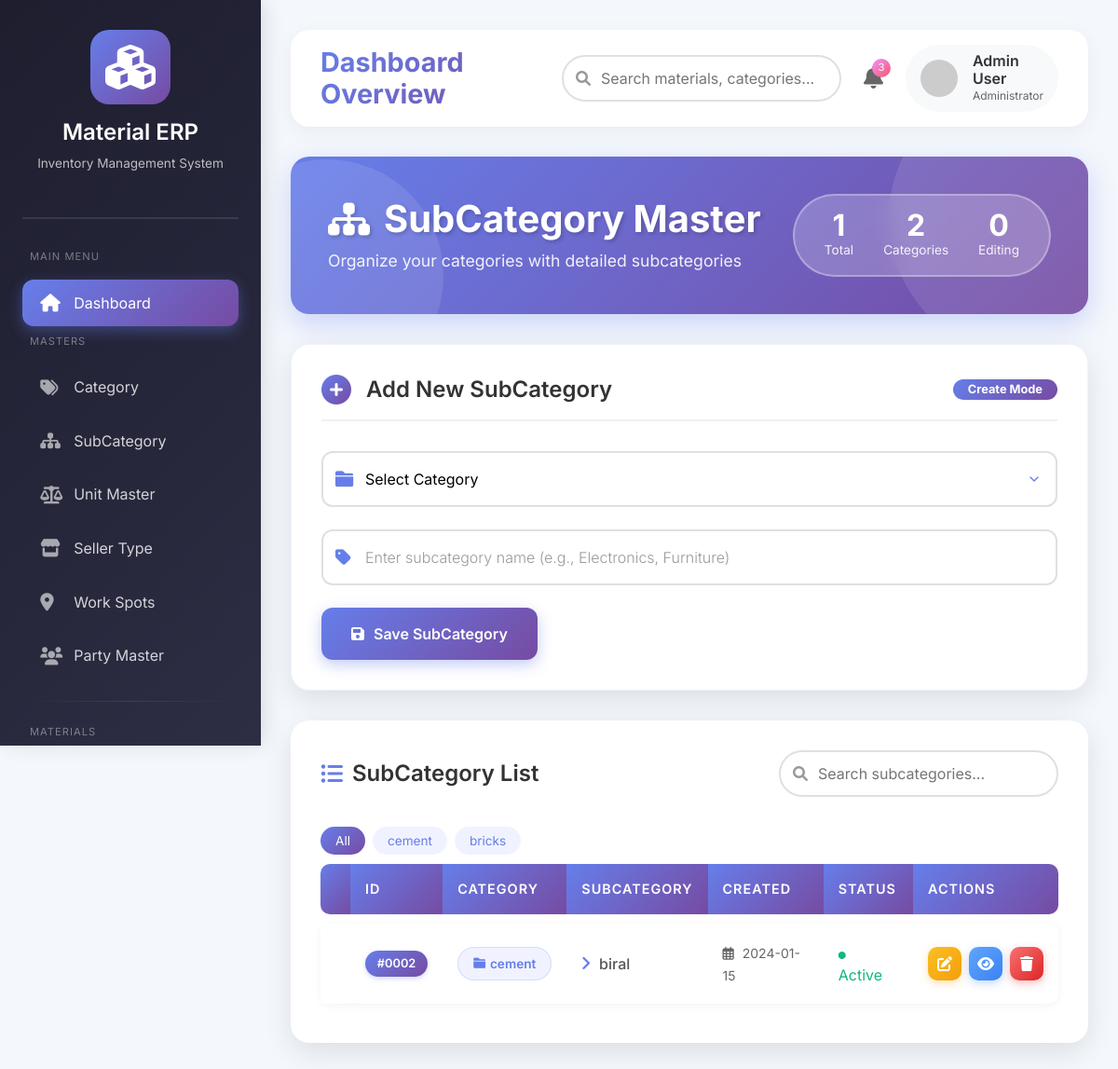
Before: /masters/subcategory/ with the older database file.
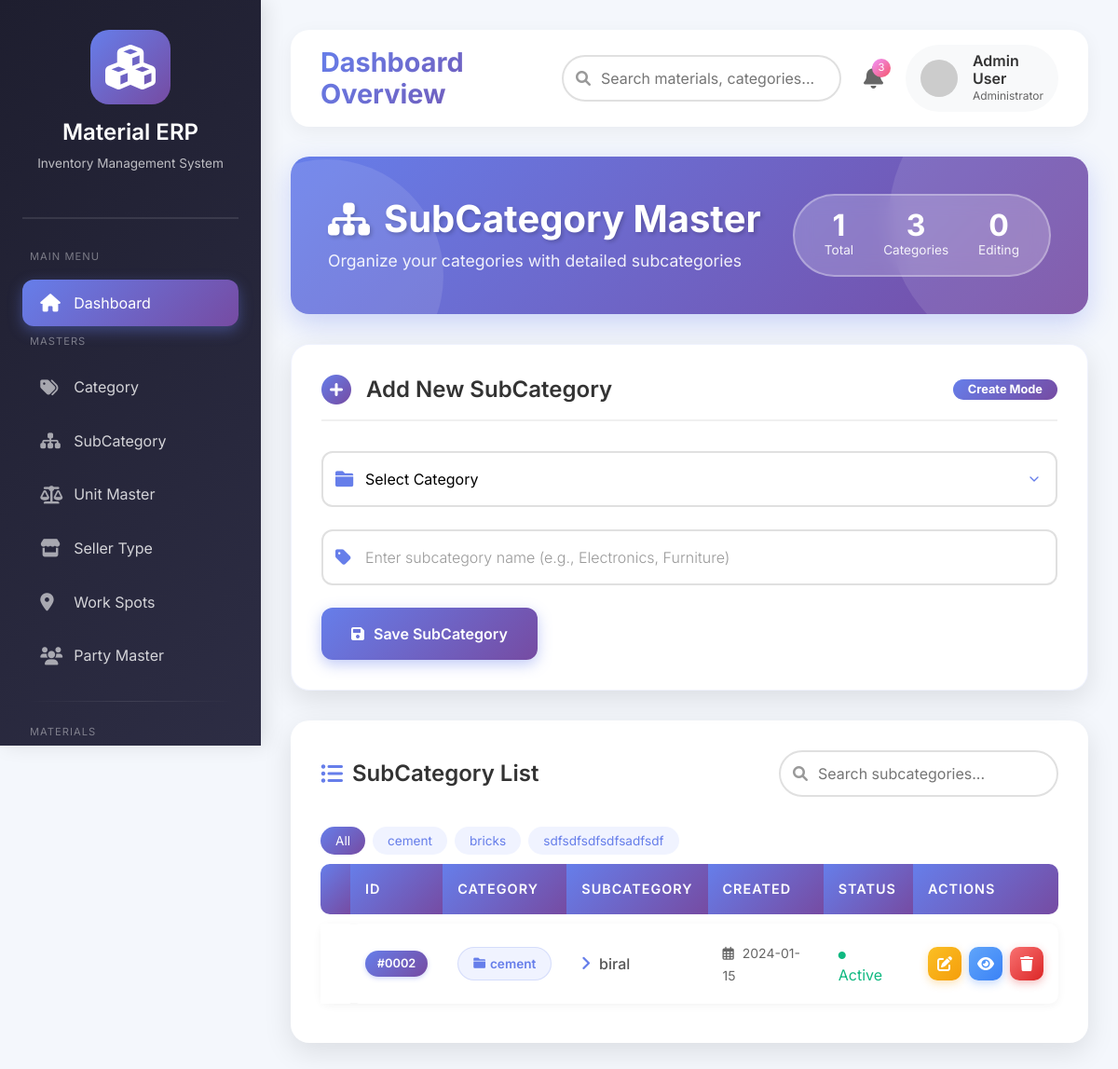
After: the same page with the newer database file.
### masters/models.py (models this page shows, shortened)
class Category(models.Model):
    id = models.AutoField(primary_key=True)
    name = models.CharField(max_length=100)
    status = models.BooleanField(default=True)

class SubCategory(models.Model):
    id = models.AutoField(primary_key=True)
    category = models.ForeignKey(Category,on_delete=models.CASCADE)
    sub_category = models.CharField(max_length=100)

### masters/views.py (the view, shortened to what this page needs)
# urls.py: path('subcategory/', views.subcategory, name='subcategory'),
def subcategory(request):
    data = SubCategory.objects.select_related('category').all()
    category = Category.objects.all()
    return render(request,'masters/subcategory.html',{
        'data':data,
        'category':category
    })

### masters/templates/masters/subcategory.html (shortened to what the changed rows need)
{% extends 'base.html' %}
{% block content %}
<div class="page-header">
    <div class="header-content">
        <div class="header-title">
            <h2>
                <i class="fas fa-sitemap"></i>
                SubCategory Master
            </h2>
        </div>
        <div class="header-stats">
            <div class="stat-item">
                <div class="stat-value">{{ category|length }}</div>
                <div class="stat-label">Categories</div>
            </div>
        </div>
    </div>
</div>
                {% regroup category by name|slice:":1" as category_groups %}
<div class="table-card">
    <div class="filter-badge">
        <span class="filter-tag active" onclick="filterByCategory('all')">All</span>
        {% for c in category|slice:":5" %}
        <span class="filter-tag" onclick="filterByCategory('{{c.id}}')">{{c.name}}</span>
        {% endfor %}
    </div>
    {% if data %}
    <table class="table-modern" id="subcategoryTable">
        <thead>
            <tr><th></th>
                <th>ID</th>
                <th>Category</th>
                <th>SubCategory</th>
                <th>Created</th>
                <th>Status</th>
                <th>Actions</th>
            </tr>
        </thead>
        <tbody>
            {% for i in data %}
            <tr >
                <td>
                    <span class="id-badge">#{{ i.id|stringformat:"04d" }}</span>
                </td>
                <td>
                    <span class="category-badge">
                        <i class="fas fa-folder"></i>
                        {{ i.category.name }}
                    </span>
                </td>
                <td>
                    <span class="subcategory-name">
                        <i class="fas fa-angle-right"></i>
                        {{ i.sub_category }}
                    </span>
                </td>
                <td>
                    <small style="color: #666;">
                        <i class="far fa-calendar-alt" style="margin-right: 5px;"></i>
                        {{ i.created_at|default:"2024-01-15" }}
                    </small>
                </td>
                <td>
                    <span style="color: #10b981;">
                        <i class="fas fa-circle" style="font-size: 0.5rem; margin-right: 5px;"></i>
                        Active
                    </span>
                </td>
                <td>
                    <div class="action-buttons">
                        <a href="{% url 'subcategory_edit' i.id %}" class="btn-action btn-edit" title="Edit">
                            <i class="fas fa-edit"></i>
                        </a>
                        <a href="#" onclick="viewSubCategory('{{ i.id }}')" class="btn-action btn-view" title="View">
                            <i class="fas fa-eye"></i>
                        </a>
                        <a href="{% url 'subcategory_delete' i.id %}" class="btn-action btn-delete" title="Delete"
                           onclick="return confirmDelete('{{ i.sub_category }}')">
                            <i class="fas fa-trash"></i>
                        </a>
                    </div>
                </td>
            </tr>
            {% endfor %}
        </tbody>
    </table>
    {% endif %}
</div>
<link rel="stylesheet" href="https://cdnjs.cloudflare.com/ajax/libs/font-awesome/6.0.0/css/all.min.css">
{% endblock %}

Changed rows visible on the page:
added Category: name "sdfsdfsdfsdfsadfsdf"
Other visible differences:
{{ category|length }}: "2" → "3"
